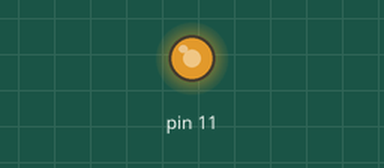
Recording of a sketch running on a simulated Arduino Uno, built with avr-gcc and run on an emulated ATmega328P. Shown: output pins drawn as LEDs (lit = HIGH).

Above: at 0.05 s.
At 0.15 s:
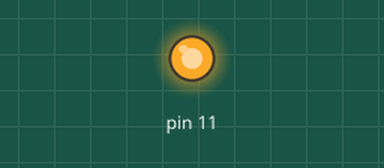
At 0.35 s:
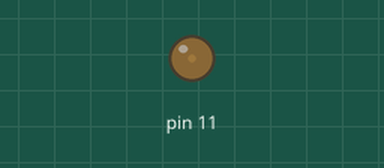
At 0.5 s:
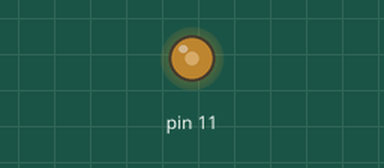
Timing chart, 0 to 3.0 s (numbered marks = the images above):
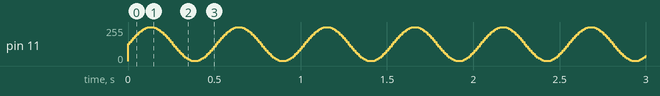

The sketch:

AnalogTest.ino
```cpp
int i = 0;

void setup()
{
  //Serial.begin(9600);
}

void loop()
{
  int v = floor(abs(sin(2 * PI * (float)i / 50) * 127 + 128));
  //int v = sin(i) * 128 + 128;
  analogWrite(11, v);
  i += 1;
  //Serial.println(v);
  delay(10);
}
```
